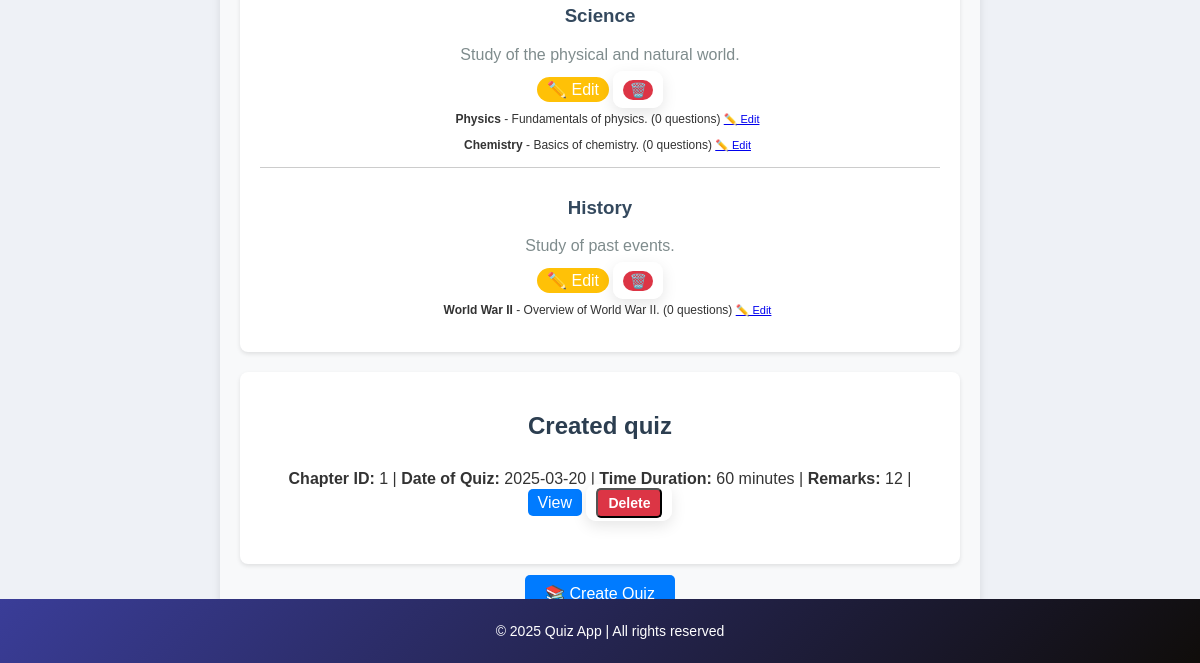
The app's page /admin_dashboard (signed in, lower part), older data.
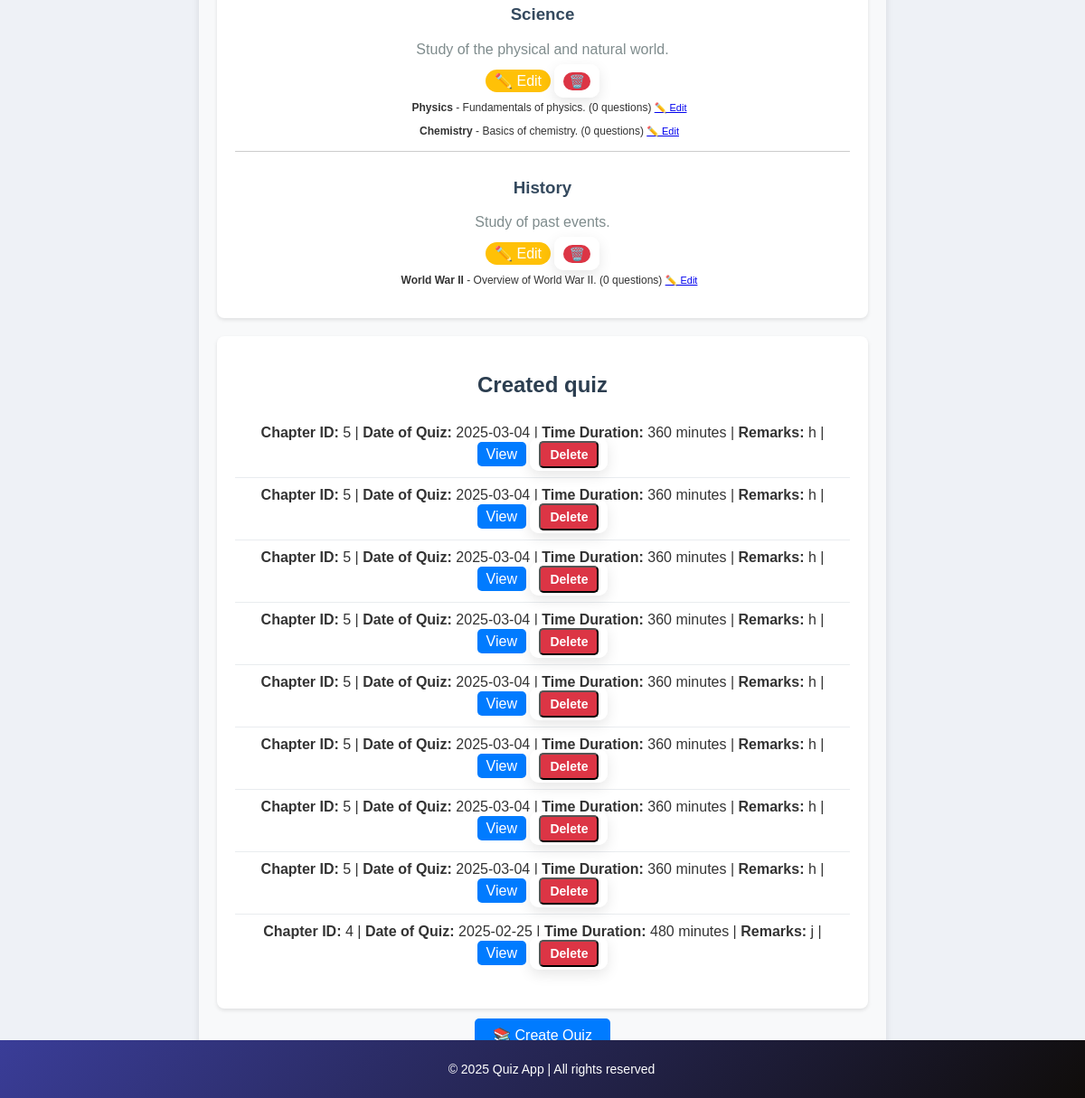
The same page, newer data.
### models.py (models this page shows, shortened)
class Subject(db.Model):
    __tablename__ = 'subjects'
    id = db.Column(db.Integer, primary_key=True)
    subject_name = db.Column(db.String(80), nullable=False)
    description = db.Column(db.String(255), nullable=True)

class Chapter(db.Model):
    __tablename__ = 'chapters'
    id = db.Column(db.Integer, primary_key=True)
    chapter_name = db.Column(db.String(80), nullable=False)
    description = db.Column(db.String(255), nullable=True)
    subject_id = db.Column(db.Integer, db.ForeignKey('subjects.id'), nullable=False)
    subject = db.relationship('Subject', backref=db.backref('chapters', lazy=True))
    questions = db.relationship('Question', backref='chapter', lazy=True)
    quiz = db.relationship('Quiz', backref='chapter', lazy=True)

class Quiz(db.Model):
    __tablename__ = 'quiz'
    id = db.Column(db.Integer, primary_key=True)
    chapter_id = db.Column(db.Integer, db.ForeignKey('chapters.id'), nullable=False)
    date_of_quiz = db.Column(db.Date, nullable=True)
    time_duration = db.Column(db.Integer, nullable=True)
    remarks = db.Column(db.String, nullable=True)

### app.py (the view, shortened to what this page needs)
@app.route('/admin_dashboard', methods=['GET', 'POST'])
def admin_dashboard():
    if "user_id" not in session or session['user_role'] != 'admin':
        flash("Unauthorized access!", "danger")
        return redirect(url_for("login"))
    subjects = Subject.query.all()
    chapters = Chapter.query.all()
    quiz = Quiz.query.all()
    return render_template("admin_dashboard.html", subjects=subjects, chapters=chapters, quiz=quiz)

### templates/admin_dashboard.html (shortened to what this page needs)
{% extends 'base.html' %}
{% block content %}
<div class="dashboard-container">
  <div class="subject-container">
    {% for subject in subjects %}
    <div class="subject-item">
      <h3 style="color: #34495e; text-align: center; font-weight: bold;">{{ subject.subject_name }}</h3>
      <p style="text-align: center; color: #7f8c8d;">{{ subject.description }}</p>
      <div style="text-align: center;">
        <a href="{{ url_for('edit_subject', subject_id=subject.id) }}" style="background: #ffc107; color: white; padding: 4px 10px; border-radius: 15px; text-decoration: none;">✏️ Edit</a>
        <form method="POST" action="{{ url_for('delete_subject', subject_id=subject.id) }}" style="display: inline;">
          <button type="submit" onclick="return confirm('Are you sure you want to delete this chapter?');" style="background: #dc3545; color: white; padding: 2px 6px; border-radius: 10px; border: none; cursor: pointer;">🗑️</button>
        </form>
      </div>
      <div style="padding-left: 15px;">
        {% for chapter in subject.chapters %}
        <p style="font-size: 12px; margin-bottom: 5px;">
          <strong>{{ chapter.chapter_name }}</strong> - {{ chapter.description }} (<span>{{ chapter.questions|length }} questions</span>)
          <a href="{{ url_for('edit_chapter', chapter_id=chapter.id) }}" style="font-size: 11px;">✏️ Edit</a>
        </p>
        {% endfor %}
      </div>
    </div>
    {% else %}
    <p style="text-align: center; color: #6c757d;">No subjects available. Add a new subject to get started.</p>
    {% endfor %}
  </div>
  <div class="quiz-container">
    <h2 style="text-align: center; font-weight: bold;">Created quiz</h2>
    {% if quiz %}
    <ul>
      {% for quiz in quiz %}
      <li>
        <strong>Chapter ID:</strong> {{ quiz.chapter_id }} |
        <strong>Date of Quiz:</strong> {{ quiz.date_of_quiz }} |
        <strong>Time Duration:</strong> {{ quiz.time_duration }} minutes |
        <strong>Remarks:</strong> {{ quiz.remarks }} |
        <a href="{{ url_for('view_quiz', quiz_id=quiz.id) }}" class="btn btn-info" style="padding: 5px 10px; border-radius: 5px; text-decoration: none; color: white; background-color: #007bff;">View</a>
        <form method="POST" action="{{ url_for('delete_quiz', quiz_id=quiz.id) }}" style="display: inline;">
          <button type="submit" onclick="return confirm('Are you sure you want to delete this quiz?');" class="btn btn-danger" style="padding: 5px 10px; border-radius: 5px; text-decoration: none; color: white; background-color: #dc3545;">Delete</button>
        </form>
      </li>
      {% endfor %}
    </ul>
    {% else %}
    <p style="text-align: center; color: #6c757d;">No quiz available. Create a new quiz to get started.</p>
    {% endif %}
  </div>
  <div style="text-align: center; margin-bottom: 20px;">
    <a href="{{ url_for('get_quiz') }}" style="background: #007bff; color: white; padding: 10px 20px; border-radius: 5px; text-decoration: none; font-size: 16px;">📚 Create Quiz</a>
  </div>
</div>
{% endblock %}

### templates/base.html (shortened to what this page needs)
<!DOCTYPE html>
<html lang="en">
<head>
</head>
<body>
    <main>
        {% block content %}
        {% endblock %}
    </main>
    <footer>
        <p>&copy; 2025 Quiz App | All rights reserved</p>
    </footer>
</body>
</html>

### templates/base.html (style rules this page uses)
form { background: white; padding: 10px; border-radius: 10px; box-shadow: 0px 5px 15px rgba(0, 0, 0, 0.1); }
button { font-size: 14px; font-weight: bold; padding: 8px 12px; }
body { font-family: 'Poppins', Arial, sans-serif; margin: 0; padding: 0; background-color: #eef1f6; color: #333; }
main { padding: 20px; text-align: center; max-width: 800px; margin: auto; }
footer { text-align: center; padding: 10px; background: linear-gradient(135deg, #3a3d98, #0f0c08); color: white; position: fixed; bottom: 0; width: 100%; font-size: 14px; }

### templates/admin_dashboard.html (style rules this page uses)
.dashboard-container { max-width: 90%; margin: auto; padding: 20px; background-color: #f8f9fa; border-radius: 8px; box-shadow: 0 4px 8px rgba(0, 0, 0, 0.1); }
h1, h2 { color: #2c3e50; }
.subject-container, .quiz-container { background-color: #fff; padding: 20px; margin: 20px 0; border-radius: 8px; box-shadow: 0 2px 4px rgba(0, 0, 0, 0.1); }
.subject-item { padding: 10px 0; border-bottom: 1px solid #ccc; }
.subject-item:last-child { border-bottom: none; }
.quiz-container ul { list-style-type: none; padding: 0; }
.quiz-container li { padding: 10px; border-bottom: 1px solid #e9ecef; }
.quiz-container li:last-child { border-bottom: none; }

Row changes from the older to the newer data that the page shows:
changed Quiz (number 1 of 9 on the later page): chapter_id "1" → "5"; date_of_quiz "2025-03-20" → "2025-03-04"; time_duration "60" → "360"; remarks "12" → "h"
added Quiz: chapter_id "5", date_of_quiz "2025-03-04", time_duration "360", remarks "h"
added Quiz: chapter_id "5", date_of_quiz "2025-03-04", time_duration "360", remarks "h"
added Quiz: chapter_id "5", date_of_quiz "2025-03-04", time_duration "360", remarks "h"
added Quiz: chapter_id "5", date_of_quiz "2025-03-04", time_duration "360", remarks "h"
added Quiz: chapter_id "5", date_of_quiz "2025-03-04", time_duration "360", remarks "h"
added Quiz: chapter_id "5", date_of_quiz "2025-03-04", time_duration "360", remarks "h"
added Quiz: chapter_id "5", date_of_quiz "2025-03-04", time_duration "360", remarks "h"
added Quiz: chapter_id "4", date_of_quiz "2025-02-25", time_duration "480", remarks "j"
